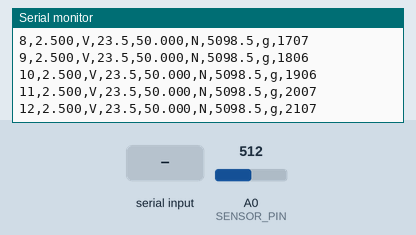
A sketch run on a simulated Arduino Uno, built with avr-gcc and run on an emulated ATmega328P. Shown: the last lines printed to the serial monitor. Inputs (shaded band) come from the test bench; at power-on: A0 (SENSOR_PIN) = 512.

Above: at 2.2 s.
2.3 s: "TARE" received over Serial
At 3.52 s:
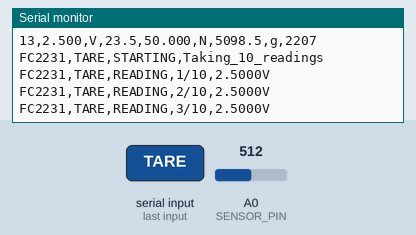
4.8 s: A0 (SENSOR_PIN) set to 716
At 4.83 s:
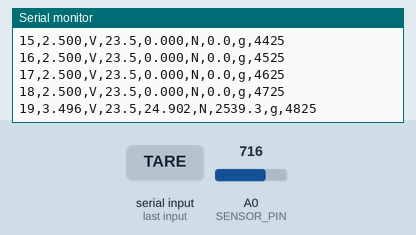
6.3 s: "1" received over Serial
At 7.41 s:
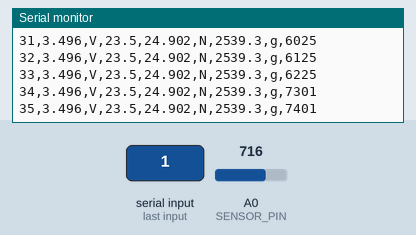
7.8 s: A0 (SENSOR_PIN) set to 900
At 7.81 s:
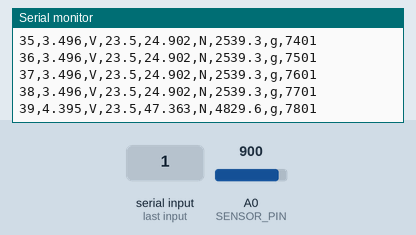
9.3 s: "0" received over Serial
At 10.41 s:
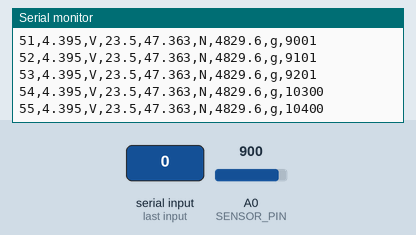
Timing chart, 0 to 12.3 s (numbered marks = the images above; inputs shaded):
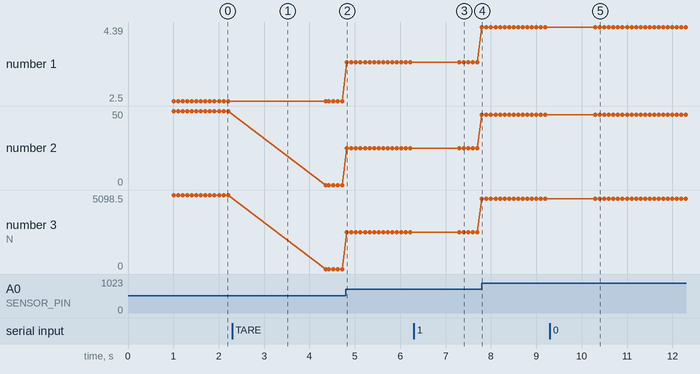

Measured:
- after the input at 2.3 s, the serial monitor: prints a new line after 1.0 s (image 1)
- after the input at 4.8 s, the serial monitor: prints a new line at once (image 2)
- after the input at 6.3 s, the serial monitor: prints a new line after 1.0 s (image 3)
- after the input at 7.8 s, the serial monitor: prints a new line at once (image 4)
- after the input at 9.3 s, the serial monitor: prints a new line after 1.0 s (image 5)
- plotted number 1: 2.5 → 3.5 after the input at 4.8 s, 3.5 → 4.39 after the input at 7.8 s
- plotted number 2: 50 → 0 after the input at 2.3 s, 0 → 24.9 after the input at 4.8 s, 24.9 → 47.36 after the input at 7.8 s
- plotted number 3: 5098.5 → 0 after the input at 2.3 s, 0 → 2539.3 after the input at 4.8 s, 2539.3 → 4829.6 after the input at 7.8 s

The sketch:

fc2231_simple.ino
```cpp
/*
  FC2231 Force Sensor Monitor - Simple Version
  ===========================================

  Simplified Arduino sketch for FC2231 force sensor
  Compatible with kawaii Python interfaces

  Hardware Connections:
  - FC2231 VCC -> Arduino 5V
  - FC2231 GND -> Arduino GND
  - FC2231 OUT -> Arduino A0
*/

// Simple configuration
const int SENSOR_PIN = A0;
const int READING_INTERVAL = 100;
const float REFERENCE_VOLTAGE = 5.0;
const int ADC_RESOLUTION = 1024;

// FC2231 specifications
const float SENSOR_MIN_VOLTAGE = 0.5;
const float SENSOR_MAX_VOLTAGE = 4.5;
const float MAX_FORCE_NEWTONS = 100.0;

// Variables
unsigned long readingCount = 0;
unsigned long lastReadingTime = 0;
float tare_voltage = 0.5;

void setup() {
  Serial.begin(9600);

  // Send startup messages
  Serial.println("FC2231,FORCE_SENSOR,STARTUP,OK");
  Serial.println("FC2231,READY,Kawaii_Force_Monitor,UwU");

  delay(1000);
}

void loop() {
  unsigned long currentTime = millis();

  // Take reading at specified interval
  if (currentTime - lastReadingTime >= READING_INTERVAL) {
    takeReading();
    lastReadingTime = currentTime;
  }

  // Check for commands
  if (Serial.available() > 0) {
    String command = Serial.readString();
    command.trim();

    if (command == "TARE") {
      performTare();
    }
  }
}

void takeReading() {
  // Read sensor
  int rawADC = analogRead(SENSOR_PIN);
  float voltage = (rawADC * REFERENCE_VOLTAGE) / ADC_RESOLUTION;

  // Convert to force
  float adjustedVoltage = voltage;
  if (adjustedVoltage < SENSOR_MIN_VOLTAGE) adjustedVoltage = SENSOR_MIN_VOLTAGE;
  if (adjustedVoltage > SENSOR_MAX_VOLTAGE) adjustedVoltage = SENSOR_MAX_VOLTAGE;

  float voltageRange = SENSOR_MAX_VOLTAGE - SENSOR_MIN_VOLTAGE;
  float voltageRatio = (adjustedVoltage - tare_voltage) / voltageRange;
  float forceNewtons = voltageRatio * MAX_FORCE_NEWTONS;
  float forceGrams = forceNewtons * 101.97;

  // Ensure positive force
  if (forceNewtons < 0) forceNewtons = 0;
  if (forceGrams < 0) forceGrams = 0;

  readingCount++;

  // Send data: reading,voltage,V,temp,force_N,N,force_g,g,timestamp
  Serial.print(readingCount);
  Serial.print(",");
  Serial.print(voltage, 3);
  Serial.print(",V,");
  Serial.print("23.5");  // Fixed temperature
  Serial.print(",");
  Serial.print(forceNewtons, 3);
  Serial.print(",N,");
  Serial.print(forceGrams, 1);
  Serial.print(",g,");
  Serial.print(millis());
  Serial.println();
}

void performTare() {
  Serial.println("FC2231,TARE,STARTING,Taking_10_readings");

  float sum = 0;
  for (int i = 0; i < 10; i++) {
    int rawADC = analogRead(SENSOR_PIN);
    float voltage = (rawADC * REFERENCE_VOLTAGE) / ADC_RESOLUTION;
    sum += voltage;
    Serial.print("FC2231,TARE,READING,");
    Serial.print(i + 1);
    Serial.print("/10,");
    Serial.print(voltage, 4);
    Serial.println("V");
    delay(100);
  }

  tare_voltage = sum / 10.0;
  Serial.print("FC2231,TARE,COMPLETE,Voltage=");
  Serial.print(tare_voltage, 4);
  Serial.println("V");
}
```
